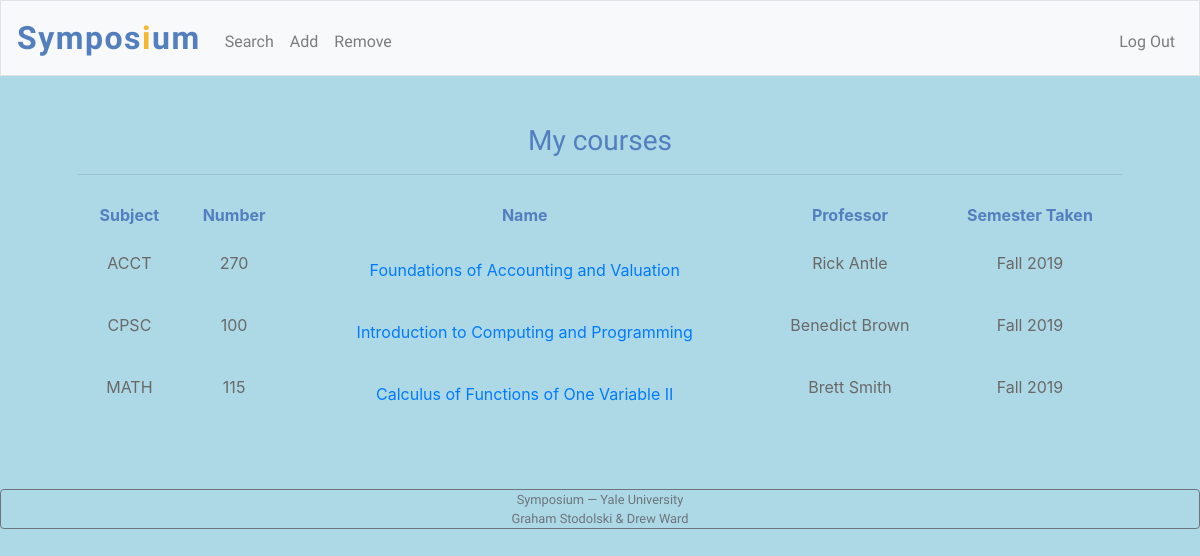
The page / (signed in) on the database its author committed.
### tables this page shows
CREATE TABLE "user_courses" ('user_id' integer, 'course_id' integer, 'semester' text);

CREATE TABLE 'courses' ('course_id' integer PRIMARY KEY AUTOINCREMENT NOT NULL, 'subject' text, 'number' integer, 'name' text, 'professor' text);

### application.py (the view)
@app.route("/", methods=["GET", "POST"])
@login_required
def index():
    if request.method == "GET":
        courses = db.execute("SELECT * FROM user_courses INNER JOIN courses ON user_courses.course_id=courses.course_id WHERE user_id=:user_id ORDER BY subject", user_id= session["user_id"])
        return render_template("index.html", courses=courses)
    else:
        course_id = request.form['button']
        return redirect(url_for('course', course_id=course_id))

### application.py (called while the page is built)
@app.after_request
def after_request(response):
    response.headers["Cache-Control"] = "no-cache, no-store, must-revalidate"
    response.headers["Expires"] = 0
    response.headers["Pragma"] = "no-cache"
    return response

### helpers.py (called while the page is built)
def login_required(f):
    @wraps(f)
    def decorated_function(*args, **kwargs):
        if session.get("user_id") is None:
            return redirect("/login")
        return f(*args, **kwargs)
    return decorated_function

### templates/index.html (shortened to what this page needs)
{% extends "layout.html" %}
{% block main %}
<h3 style="color: #537fbe;">My courses</h3>
<hr>
<form action="/" method="post">
    <table class="table table-borderless table-hover">
        <thead class="tableheader">
            <tr>
                <th scope="col">Subject</th>
                <th scope="col">Number</th>
                <th scope="col">Name</th>
                <th scope="col">Professor</th>
                <th scope="col">Semester Taken</th>
            </tr>
        </thead>
        <tbody class="tabletext">
            {% for course in courses %}
                    <tr>
                        <td>{{ course["subject"] }}</td>
                        <td>{{ course["number"] }}</td>
                        <td><button type="submit" class="btn btn-link" name="button" value={{ course["course_id"] }}>{{ course["name"] }}</button></td>
                        <td>{{ course["professor"] }}</td>
                        <td>{{ course["semester"] }}</td>
                    </tr>
            {% endfor %}
        </tbody>
    </table>
</form>
{% endblock %}

### static/styles.css (style rules this page uses)
h3 { font-family: 'Didact Gothic'; color: #537fbe; }
.background { background-color: #add8e6; }
.tabletext { color: dimgray; }
.tableheader { color: #537fbe; }

### rows shown on the page
user_courses: subject "ACCT", number "270", {{ course["course_id"] }} 3 (drawn), name "Foundations of Accounting and Valuation", professor "Rick Antle", semester "Fall 2019"
user_courses: subject "CPSC", number "100", {{ course["course_id"] }} 1 (drawn), name "Introduction to Computing and Programming", professor "Benedict Brown", semester "Fall 2019"
user_courses: subject "MATH", number "115", {{ course["course_id"] }} 2 (drawn), name "Calculus of Functions of One Variable II", professor "Brett Smith", semester "Fall 2019"
